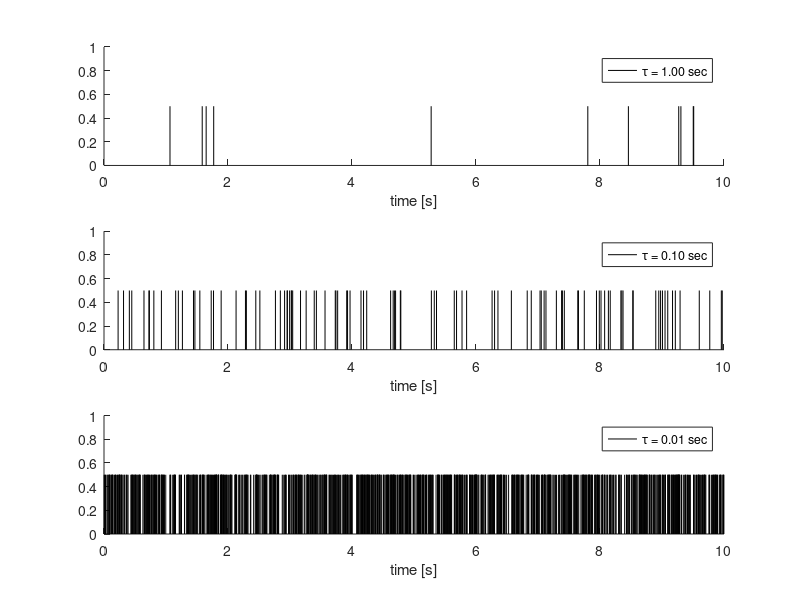

MATLAB code for this plot: (Note: this script raises an error after producing the figure.)
% Nima Ghorbani
% https://github.com/nimagh/NIP_SS16
% Neural Coding - Excercise 1
% goal: Spike trains as random processes
clear all; clc; close all;
T = 10; %s total time interval
tavs = [1 0.1 0.01];
lambdas = [0.1 0.01 0.001];

%% Task 5.a
figure(100);
for Idx = 1:length(tavs)
    tav=tavs(Idx);
    spikeTrain = exprnd(tav,[1,2*T/tav]);
    spikeTrain = cumsum(spikeTrain);
    spikeTrain(spikeTrain>10)=[];
    
    subplot(310+Idx);
    line([spikeTrain;spikeTrain],[0;.5]*ones(size(spikeTrain)),'Color','k');
    legend(sprintf('\\tau = %2.2f sec',tavs(Idx)))
    xlim([0,T]);ylim([0,1]);
    xlabel('time [s]');
end 
suptitle('Task 5.a')

%% Task 5.b
numSpikeTrains = 100000;
spikeCounts = zeros(numSpikeTrains,1,length(tavs));
for Idx = 1:length(tavs)
    tav=tavs(Idx);
    for spikeTrainIdx=1:numSpikeTrains
        spikeTrain = exprnd(tav,[1,2*T/tav]);
        spikeTrain = cumsum(spikeTrain);
        spikeTrain(spikeTrain>10)=[];
        spikeCounts(spikeTrainIdx,1,Idx) = nnz(spikeTrain);
    end
end 
figure(101);
for Idx = 1:length(tavs)
    subplot(130+Idx);hold on;
    hist(spikeCounts(:,1,Idx));
    
    meanSpikeTrain = mean(spikeCounts(:,1,Idx));
    varSpikeTrain = sqrt(var(spikeCounts(:,1,Idx)));
    plot([meanSpikeTrain meanSpikeTrain],[0 max(ylim)],'r');
    plot([meanSpikeTrain+varSpikeTrain meanSpikeTrain+varSpikeTrain],[0 max(ylim)],'b');
    plot([meanSpikeTrain-varSpikeTrain meanSpikeTrain-varSpikeTrain],[0 max(ylim)],'b');  
    
    legend(sprintf('\\tau = %2.2f sec',tavs(Idx)),'mean','variance');
    xlabel('spike count');ylabel('tirals');
end
suptitle('Task 5.b')

%% Task 5.c
numSamples = 10000;

figure(102);
for Idx = 1:length(lambdas)
    lambda=lambdas(Idx);
    spikeTrain = binornd(1,lambda,1,numSamples);
    spikeTrain = spikeTrain.*linspace(0,T,numSamples);
    spikeTrain = spikeTrain(spikeTrain>0);
    subplot(310+Idx);
    line([spikeTrain;spikeTrain],[0;.5]*ones(size(spikeTrain)),'Color','k');
    legend(sprintf('\\lambda = %2.3f sec',lambdas(Idx)))
    xlim([0,T]);ylim([0,1]);
    xlabel('time [s]');
end
suptitle('Task 5.c')

%% Task 5.d
numSamples = 10000;
numSpikeTrains = 100000;

spikeCounts = zeros(numSpikeTrains,1,length(tavs));
for Idx = 1:length(lambdas)
    lambda=lambdas(Idx);
    for spikeTrainIdx=1:numSpikeTrains
        spikeTrain = binornd(1,lambda,1,numSamples);
        spikeCounts(spikeTrainIdx,1,Idx) = nnz(spikeTrain);
    end
end 
figure(103);
for Idx = 1:length(tavs)
    subplot(130+Idx);hold on;
    hist(spikeCounts(:,1,Idx));
    meanSpikeTrain = mean(spikeCounts(:,1,Idx));
    varSpikeTrain = sqrt(var(spikeCounts(:,1,Idx)));
    plot([meanSpikeTrain meanSpikeTrain],[0 max(ylim)],'r');
    plot([meanSpikeTrain+varSpikeTrain meanSpikeTrain+varSpikeTrain],[0 max(ylim)],'b');
    plot([meanSpikeTrain-varSpikeTrain meanSpikeTrain-varSpikeTrain],[0 max(ylim)],'b');
    
    legend(sprintf('\\lambda = %2.3f sec',lambdas(Idx)),'mean','variance')
    xlabel('spike count');ylabel('tirals');

end

suptitle('Task 5.d')